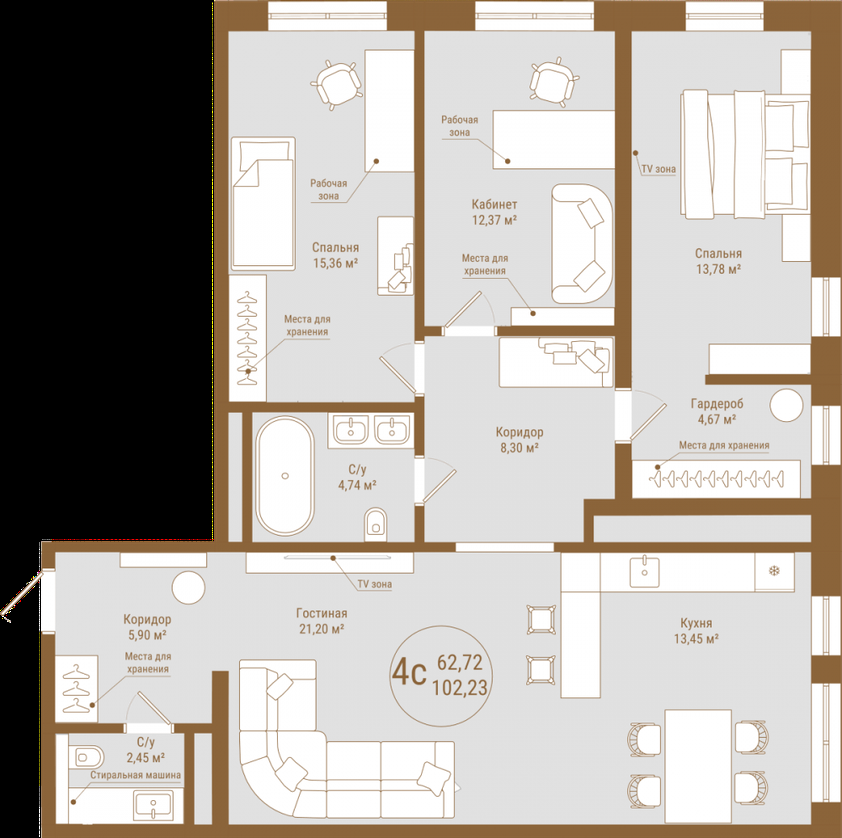
#> input picture prime/4p.png, 842 x 838 px, shrunk from 1000 x 995 before the run, found by its file name
$ python proc.py
#> lines starting #> are read from the running program, lines starting #| are printed output that depends on the picture; after the words box and inside, x2 and y2 are one past the last pixel; in counts of white or black regions, pixels touching at a corner belong together
import cv2
import numpy as np

# Загрузка изображения
image = cv2.imread('prime/4p.png')
#> image is the input picture: shape (838, 842, 3); mean B, G, R 167.7, 173.7, 179.1

# Конвертация в grayscale (удаление цветов)
gray = cv2.cvtColor(image, cv2.COLOR_BGR2GRAY)
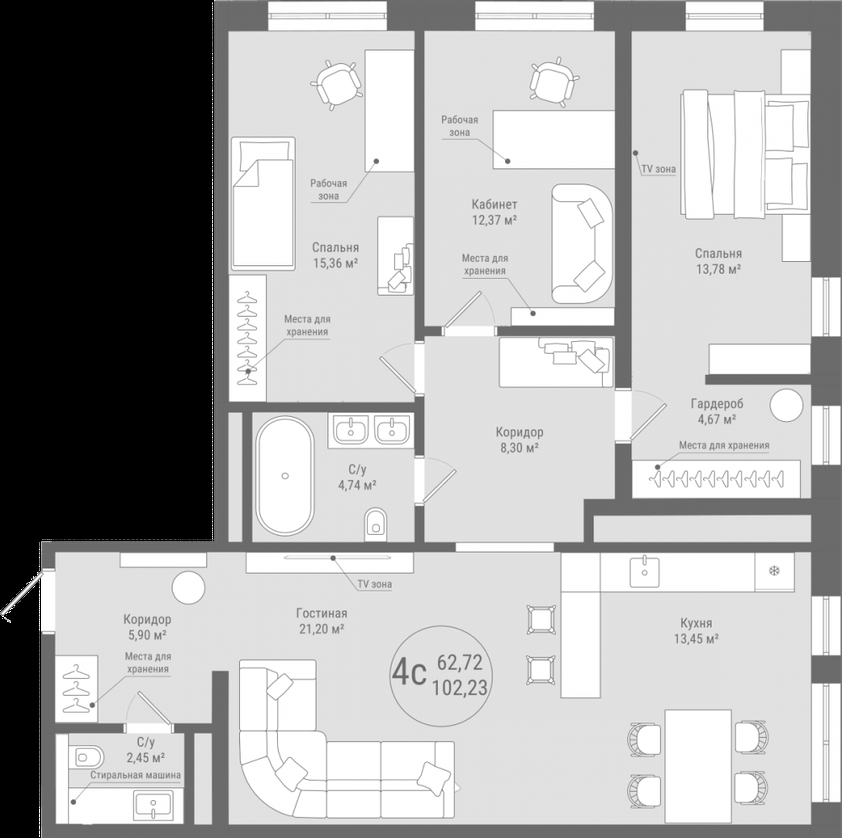
#> gray: shape (838, 842); min 0, max 255, mean 174.7

# Бинаризация изображения
_, thresh = cv2.threshold(gray, 127, 255, cv2.THRESH_BINARY_INV)
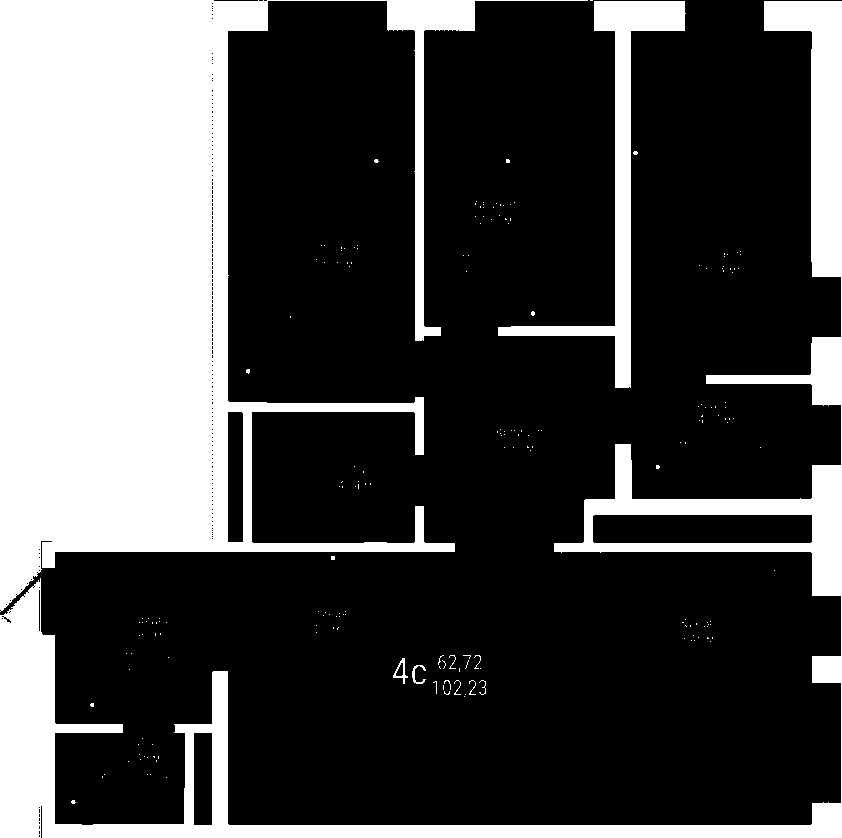
#> thresh: shape (838, 842); 28.9% white; 200 white regions (190 under 20 px), largest, box (x1, y1, x2, y2) and area: (0, 0, 588, 612) 140350, (0, 1, 842, 838) 52991, (498, 1, 686, 388) 9599

# Создание ядра для морфологических операций
kernel = np.ones((3, 3), np.uint8)

# Удаление тонких линий (морфологическое открытие)
cleaned = cv2.morphologyEx(thresh, cv2.MORPH_OPEN, kernel, iterations=2)
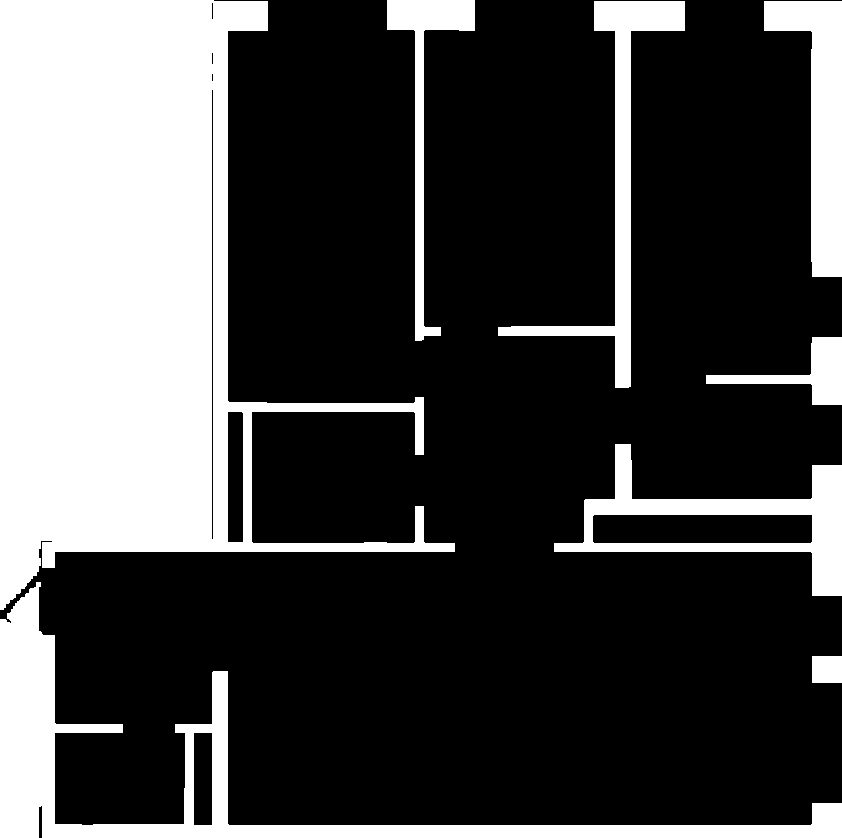
#> cleaned: shape (838, 842); 28.6% white; 8 white regions, largest, box (x1, y1, x2, y2) and area: (0, 0, 455, 610) 134171, (0, 582, 842, 838) 27690, (554, 444, 842, 596) 11076

# Инверсия обратно к исходным цветам
result = cv2.bitwise_not(cleaned)

# Сохранение результата
# cv2.imwrite('output.png', result)
cv2.imshow("Result", result)
cv2.waitKey(0)

$ run again, with prime/1p.png copied over prime/4p.png
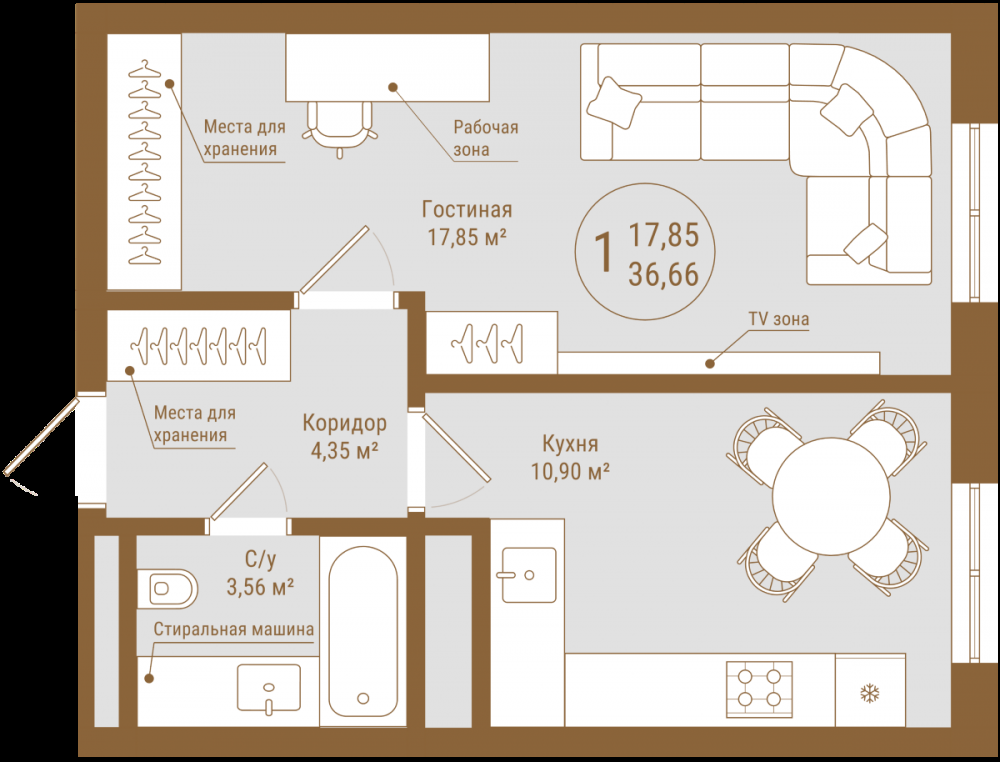
#> input picture prime/1p.png, 1000 x 762 px, found by its file name
#> image is the input picture: shape (762, 1000, 3); mean B, G, R 182.5, 190.4, 197.7
#> `_, thresh = cv2.threshold(gray, 127, 255, cv2.THRESH_BINARY_INV)`:
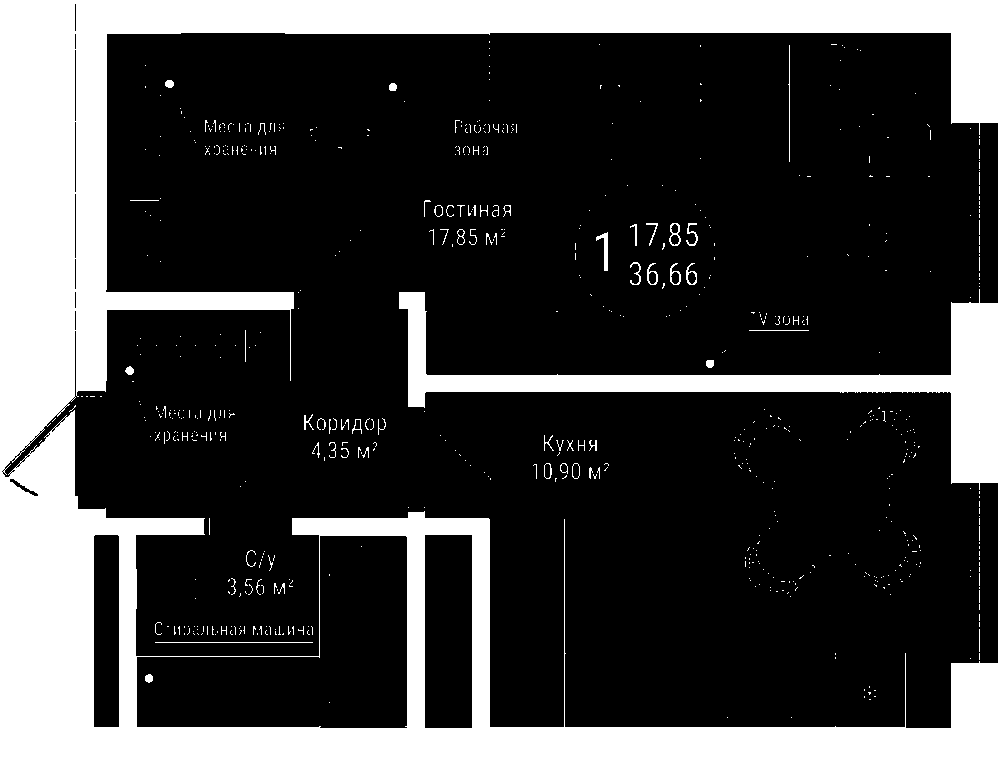
#> thresh: shape (762, 1000); 24.6% white; 686 white regions (623 under 20 px), largest, box (x1, y1, x2, y2) and area: (0, 0, 1000, 762) 182691, (596, 232, 608, 271) 183, (155, 642, 313, 643) 158
#> `cleaned = cv2.morphologyEx(thresh, cv2.MORPH_OPEN, kernel, iterations=2)`:
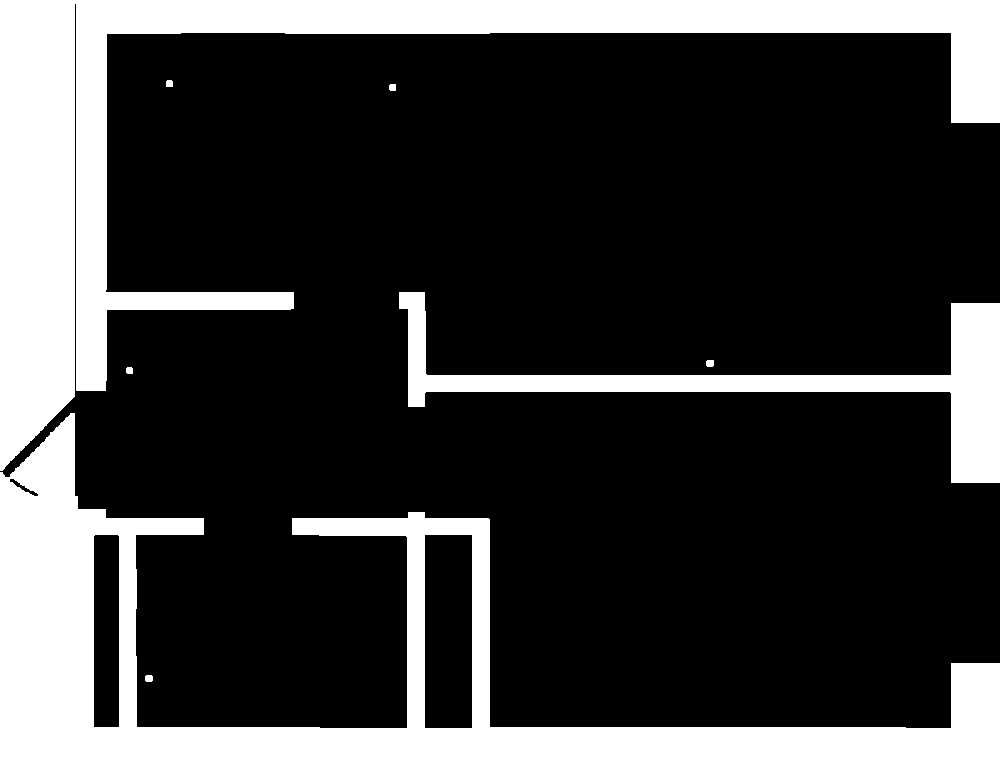
#> cleaned: shape (762, 1000); 23.8% white; 8 white regions, largest, box (x1, y1, x2, y2) and area: (0, 0, 1000, 471) 82224, (0, 413, 1000, 762) 78896, (399, 292, 1000, 483) 19937

$ run again, with prime/2p.png copied over prime/4p.png
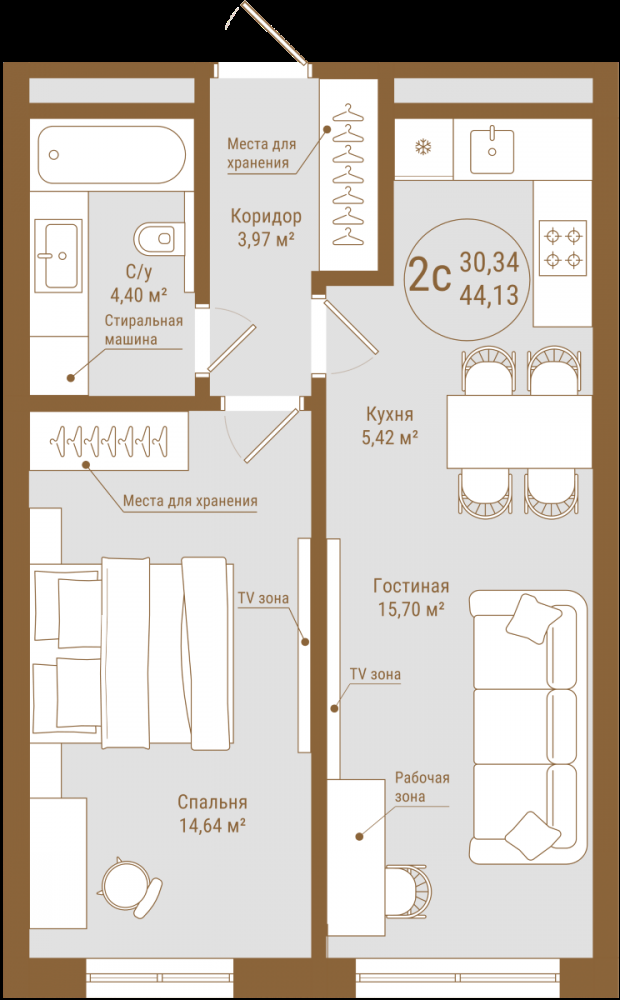
#> input picture prime/2p.png, 620 x 1000 px, found by its file name
#> image is the input picture: shape (1000, 620, 3); mean B, G, R 187.8, 195.5, 202.6
#> `_, thresh = cv2.threshold(gray, 127, 255, cv2.THRESH_BINARY_INV)`:
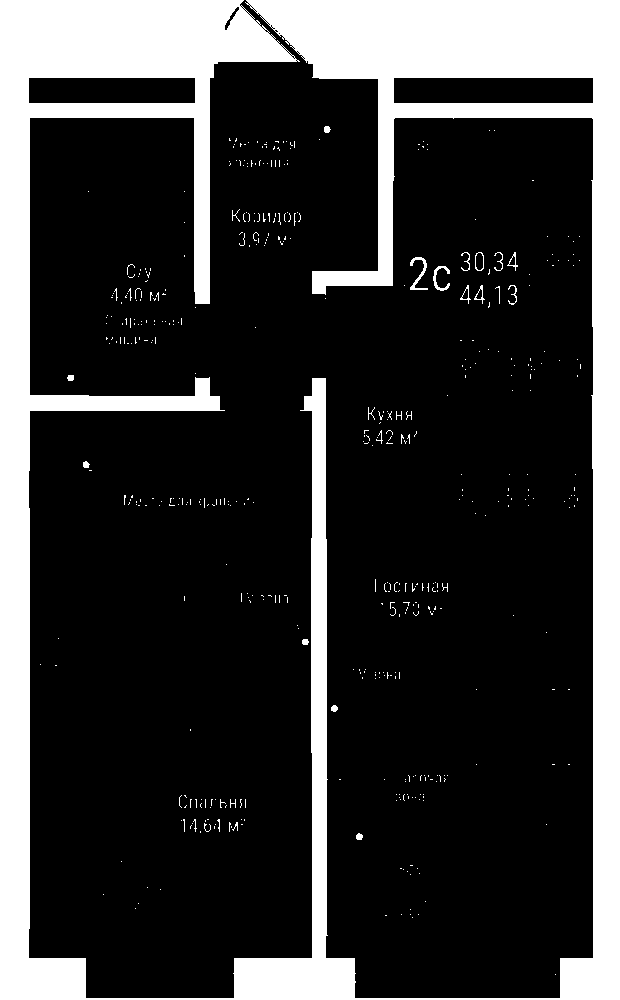
#> thresh: shape (1000, 620); 22% white; 479 white regions (453 under 20 px), largest, box (x1, y1, x2, y2) and area: (0, 0, 620, 1000) 133879, (410, 257, 428, 290) 184, (433, 266, 450, 291) 145
#> `cleaned = cv2.morphologyEx(thresh, cv2.MORPH_OPEN, kernel, iterations=2)`:
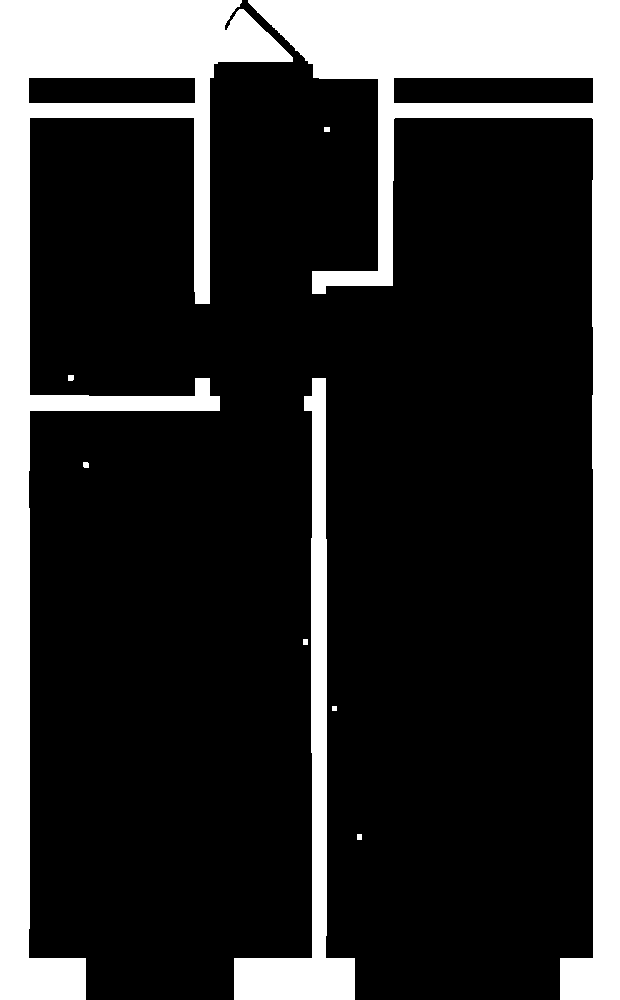
#> cleaned: shape (1000, 620); 21.5% white; 9 white regions, largest, box (x1, y1, x2, y2) and area: (248, 0, 620, 1000) 60066, (0, 0, 293, 1000) 58993, (234, 378, 355, 1000) 13934
